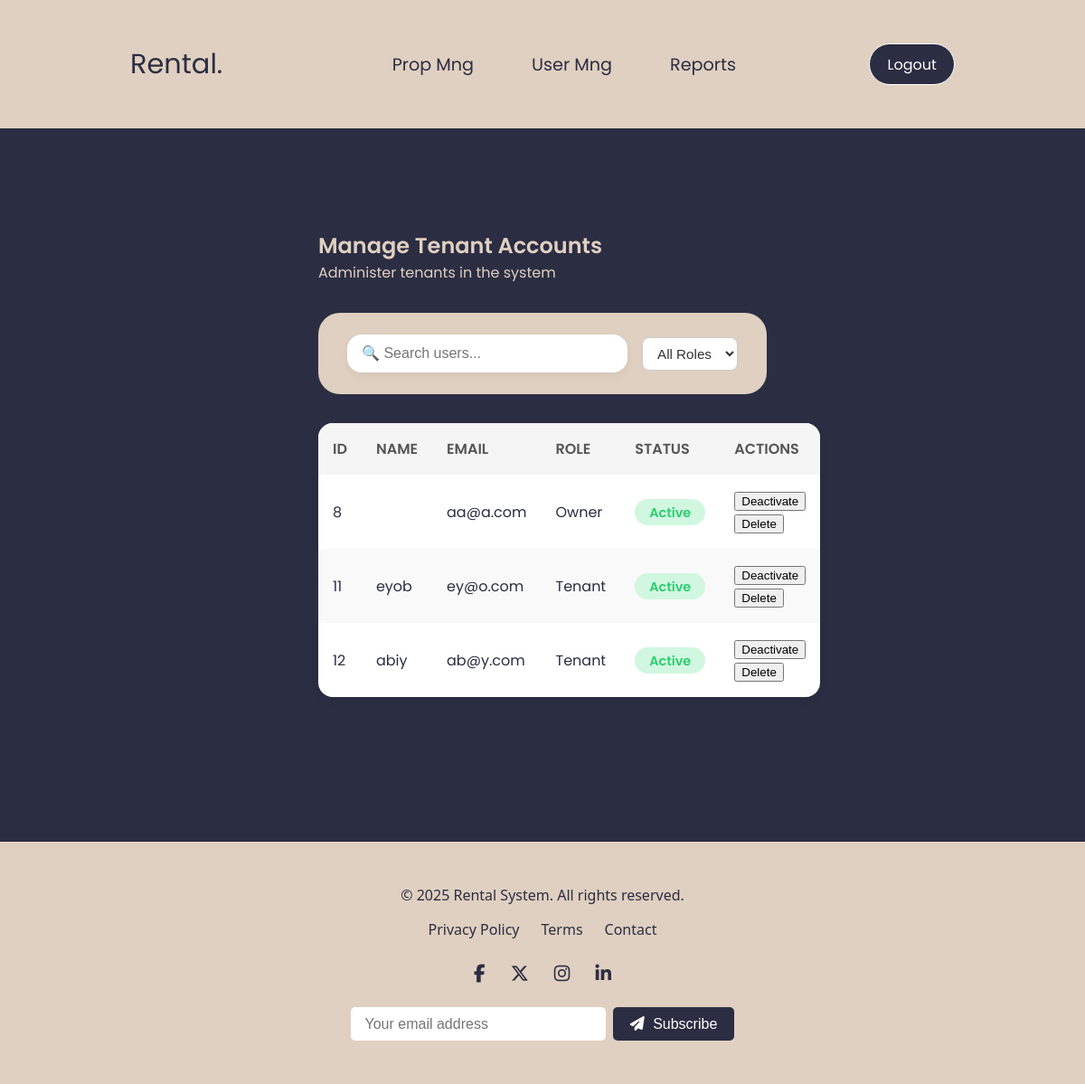
The app's page /admin/manage_users.php (signed in), older data.
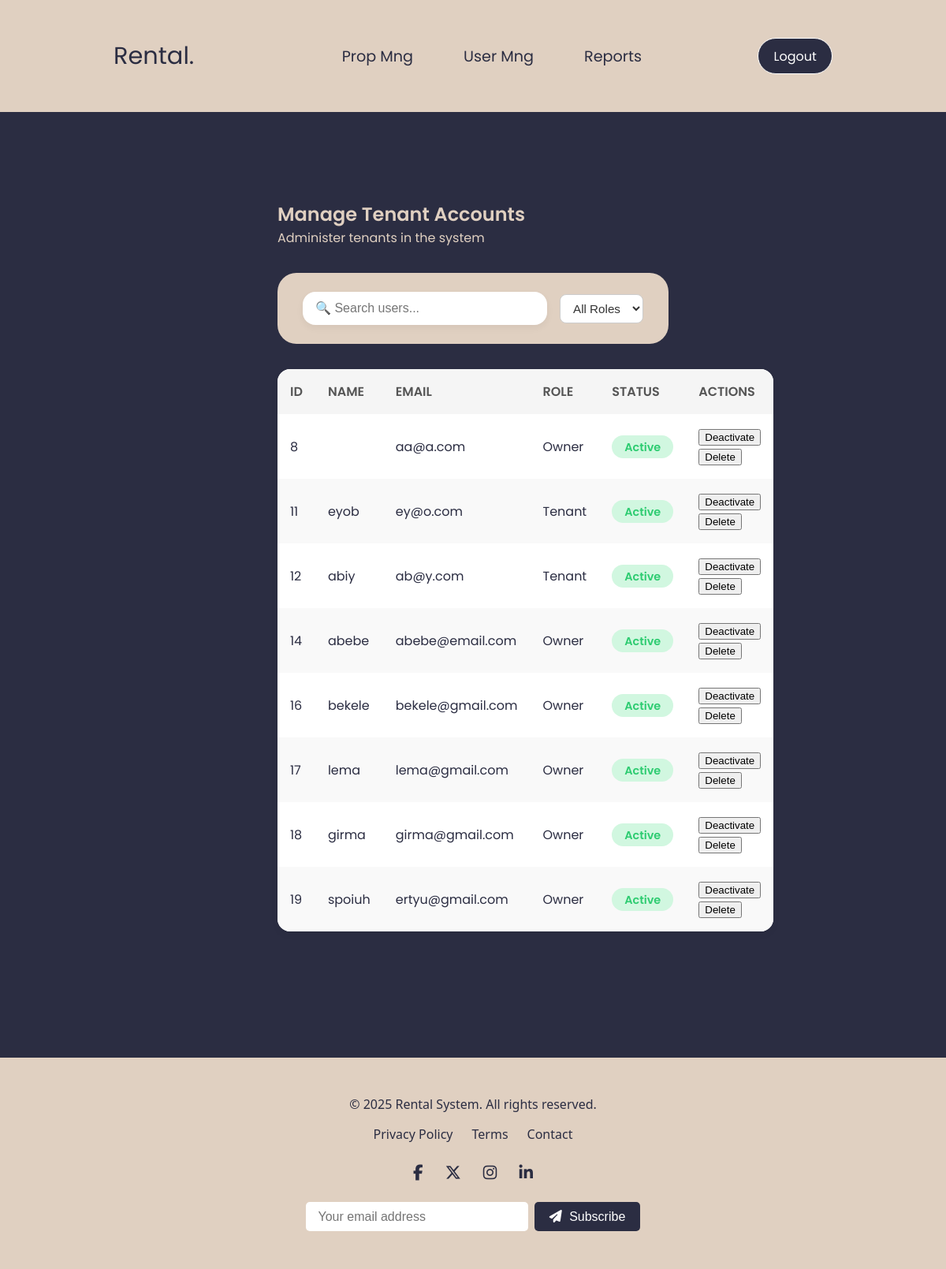
The same page, newer data.
### tables this page shows
CREATE TABLE `users` (
  `id` int(11) NOT NULL,
  `name` varchar(100) NOT NULL,
  `email` varchar(100) NOT NULL,
  `password` varchar(255) NOT NULL,
  `role` enum('admin','tenant','owner','property_manager','government') NOT NULL,
  `status` enum('active','inactive','deleted') DEFAULT 'active',
  `created_at` timestamp NOT NULL DEFAULT current_timestamp()
);

### admin/manage_users.php (the view, shortened to what this page needs)
<?php
require_once '../config/db.php';
$stmt = $pdo->prepare("SELECT * FROM users WHERE role IN ('tenant', 'owner')");
$stmt->execute();
$users = $stmt->fetchAll(PDO::FETCH_ASSOC);
?>
<!DOCTYPE html>
<html lang="en">
<head>
  <link rel="stylesheet" href="../assets/style1.css" />
  <link rel="stylesheet" href="../assets/fonts/all.css">
</head>
<body>
  <div class="prop_con">
    <div class="navbar prop_nav">
      <p>Rental.</p>
      <ul>
        <li><a href="manage_pm.php">Prop Mng</a></li>
        <li><a href="manage_users.php">User Mng</a></li>
        <li><a href="view_reports.php">Reports</a></li>
      </ul>
      <button class="btn" onclick="window.location.href='../auth/logout.php'">Logout</button>
    </div>
    <div class="container">
      <h2>Manage Tenant Accounts</h2>
      <p>Administer tenants in the system</p>
<div class="top-bar">
  <input type="text" id="searchInput" placeholder="🔍 Search users...">
  <select id="roleFilter">
    <option value="all">All Roles</option>
  </select>
</div>
      <table class="user-table" id="userTable">
        <thead>
<tr>
  <th>ID</th><th>NAME</th><th>EMAIL</th><th>ROLE</th><th>STATUS</th><th>ACTIONS</th>
</tr>
        </thead>
        <tbody>
<?php foreach ($users as $user): ?>
  <tr>
    <td><?= htmlspecialchars($user['id']) ?></td>
    <td><?= htmlspecialchars($user['name']) ?></td>
    <td><?= htmlspecialchars($user['email']) ?></td>
    <td><?= ucfirst($user['role']) ?></td>
    <td>
      <span class="status <?= $user['status'] === 'active' ? 'active' : 'inactive' ?>">
        <?= ucfirst($user['status']) ?>
      </span>
    </td>
    <td class="actions">
      <form method="POST" action="manage_users.php" style="display:inline;">
        <button type="submit">
          <?= $user['status'] === 'active' ? 'Deactivate' : 'Activate' ?>
        </button>
      </form>
      <form method="POST" action="manage_users.php" style="display:inline;" onsubmit="return confirm('Delete this user?');">
        <button type="submit">Delete</button>
      </form>
    </td>
  </tr>
<?php endforeach; ?>
        </tbody>
      </table>
    </div>
    <div class="footer">
      <div class="footer-container">
        <div class="footer-top">
          <p style=" color: #2b2d42;">&copy; <?= date("Y") ?> Rental System. All rights reserved.</p>
          <div class="footer-links">
            <a href="#">Privacy Policy</a>
            <a href="#">Terms</a>
            <a href="#">Contact</a>
          </div>
        </div>
        <div class="footer-social">
          <a href="#"><i class="fab fa-facebook-f"></i></a>
          <a href="#"><i class="fab fa-x-twitter"></i></a>
          <a href="#"><i class="fab fa-instagram"></i></a>
          <a href="#"><i class="fab fa-linkedin-in"></i></a>
        </div>
        <div class="footer-newsletter">
          <form action="#" method="post">
            <input type="email" placeholder="Your email address" required>
            <button type="submit"><i class="fa fa-paper-plane"></i> Subscribe</button>
          </form>
        </div>
      </div>
    </div>
  </div>
</body>
</html>

### assets/style1.css (style rules this page uses)
* { margin: 0; }
:root { --primary-color: #2b2d42; --secondary-color: #b2b2b2; --tertiary-color: #e0d0c1; --text-color: #ffffff; }
.container { padding: 3rem 6rem; font-family: poppins; color: var(--primary-color); margin: 4rem 16rem 7rem 16rem; }
.container h2, p { color: var(--tertiary-color); }
.prop_con { height: 100vh; overflow-y: auto; background-color: var(--primary-color); }
.prop_nav { padding: 3rem 9rem; background-color: #e0d0c1; }
.prop_nav p, li a { color: var(--primary-color); }
.navbar { display: flex; justify-content: space-between; align-items: center; padding: 3rem 9rem; }
.navbar p { font-family: poppins; color: var(--primary-color); font-size: 1.9rem; }
.navbar ul { font-family: poppins; display: flex; gap: 4rem; font-size: 1.2rem; }
.navbar li, a { text-decoration: none; color: var(--text-color); list-style: none; transition: color 0.3s ease; }
.navbar button { background-color: var(--primary-color); font-family: poppins; padding: 0.6rem 1.2rem; border: 1px solid white; border-radius: 1.5rem; font-size: 1rem; transition: background 0.5s ease-in-out; }
.top-bar { display: flex; justify-content: space-between; align-items: center; background: var(--tertiary-color); padding: 1.5rem 2rem; border-radius: 1.5rem; margin-bottom: 2rem; margin-top: 2rem; backdrop-filter: blur(10px); }
.top-bar input { padding: 0.75rem 1rem; border-radius: 1rem; border: none; font-size: 1rem; width: 300px; box-shadow: 0 4px 10px rgba(0, 0, 0, 0.05); background: #fff; color: var(--primary-color); }
.btn { padding: 0.75rem 2rem; background: var(--primary-color); color: #fff; border: none; border-radius: 2rem; font-size: 1rem; cursor: pointer; transition: all 0.3s ease; }
.user-table { width: 100%; border-collapse: collapse; background: #fff; border-radius: 1rem; overflow: hidden; box-shadow: 0 4px 10px rgba(0, 0, 0, 0.05); }
.user-table th, .user-table td { padding: 1rem; text-align: left; }
.user-table th { background: #f5f5f5; color: #555; font-weight: 600; text-transform: uppercase; }
.user-table tbody tr:nth-child(even) { background: #f9f9f9; }
.user-table .status { padding: 0.3rem 1rem; border-radius: 1rem; font-weight: 600; font-size: 0.9rem; }
.status.active { background: #d1f7e0; color: #2ecc71; }
.footer { background-color: var(--tertiary-color); color: var(--primary-color); padding: 3rem 1rem; margin-top: 5rem; font-family: "Segoe UI", sans-serif; }
.footer-container { max-width: 1200px; margin: 0 auto; text-align: center; }
.footer-top { margin-bottom: 1.5rem; }
.footer p { font-size: clamp(0.9rem, 2.5vw, 1rem); margin: 0; }
.footer-links { margin-top: 1rem; display: flex; justify-content: center; gap: 1.5rem; flex-wrap: wrap; }
.footer-links a { color: var(--primary-color); text-decoration: none; font-size: clamp(0.9rem, 2.5vw, 1rem); transition: color 0.3s ease; }
.footer-social { margin: 1.5rem 0; }
.footer-social a { color: var(--primary-color); font-size: 1.25rem; margin: 0 0.75rem; transition: color 0.3s ease; }
.footer-newsletter form { display: flex; justify-content: center; flex-wrap: wrap; gap: 0.5rem; margin-top: 1rem; }
.footer-newsletter input[type="email"] { padding: 0.6rem 1rem; border: none; border-radius: 5px; font-size: 1rem; width: 250px; max-width: 100%; }
.footer-newsletter button { padding: 0.6rem 1.2rem; background-color: var(--primary-color); border: none; color: #fff; font-size: 1rem; border-radius: 5px; cursor: pointer; transition: background 0.3s ease; }
.footer-newsletter button i { margin-right: 5px; }
.top-bar select { padding: 8px 12px; font-size: 0.95rem; border: 1px solid #ccc; border-radius: 8px; background-color: #fff; color: #333; margin-left: 1rem; outline: none; transition: border-color 0.2s ease, box-shadow 0.2s ease; }

Row changes from the older to the newer data that the page shows:
added users: id "14", name "abebe", email "abebe@email.com", role "Owner", status "Active", shows "Deactivate"
added users: id "16", name "bekele", email "bekele@gmail.com", role "Owner", status "Active", shows "Deactivate"
added users: id "17", name "lema", email "lema@gmail.com", role "Owner", status "Active", shows "Deactivate"
added users: id "18", name "girma", email "girma@gmail.com", role "Owner", status "Active", shows "Deactivate"
added users: id "19", name "spoiuh", email "ertyu@gmail.com", role "Owner", status "Active", shows "Deactivate"
